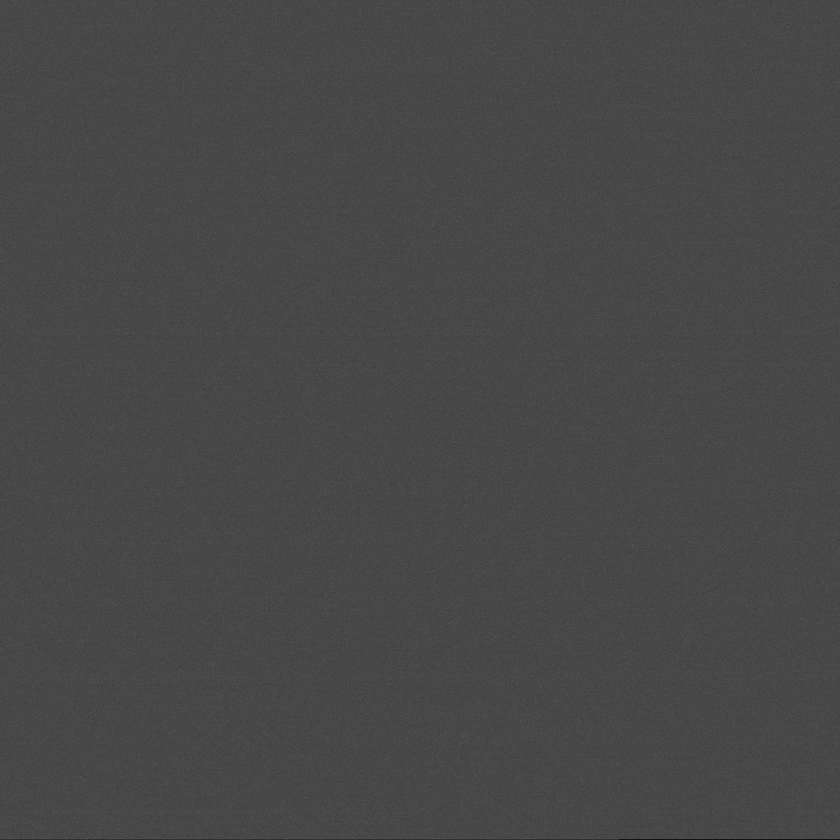
#> input picture fasta2png/NC_008253_h_seq2.png, 840 x 840 px, shrunk from 2223 x 2223 before the run
$ python imgmatch.py
#> lines starting #> are read from the running program, lines starting #| are printed output that depends on the picture
import cv2
import numpy as np
import matplotlib.pyplot as plt

# example fourier transform
img = cv2.imread('NC_008253_h_seq2.png', 0)
#> img is the input picture: shape (840, 840); min 17, max 86, mean 71.7
f = np.fft.fft2(img)
fshift = np.fft.fftshift(f)
magnitude_spectrum = 20*np.log(np.abs(fshift))
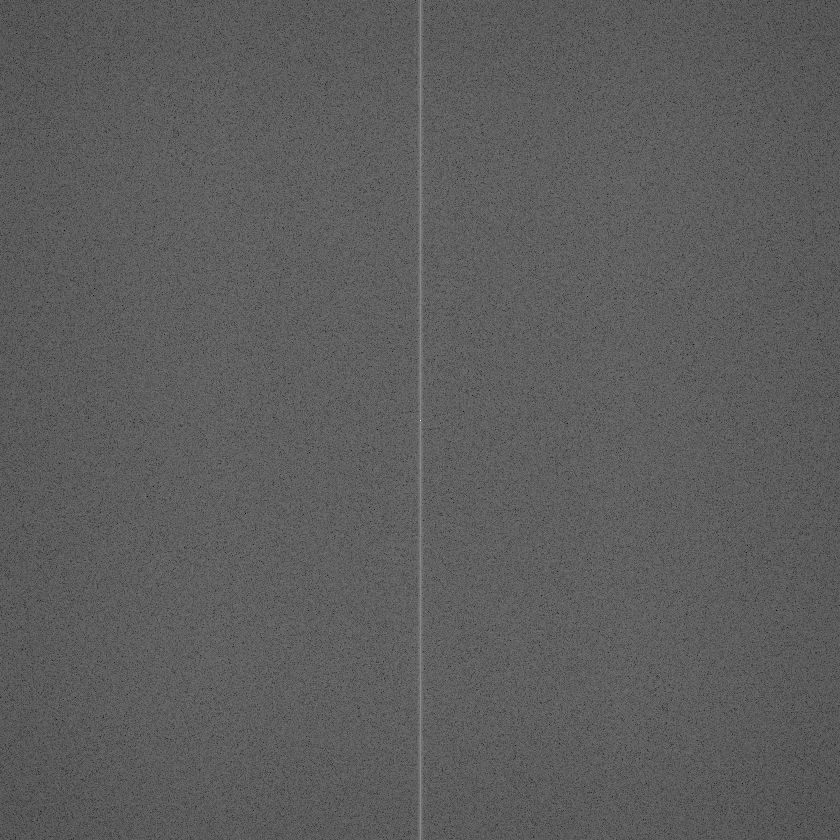
#> magnitude_spectrum: shape (840, 840) float64; min 27.79, max 354.8, mean 147.9; drawn with min black and max white
cv2.imwrite("mag_spec_host.png")

# img read
img_vir_mag = cv2.imread("mag_spec.png")
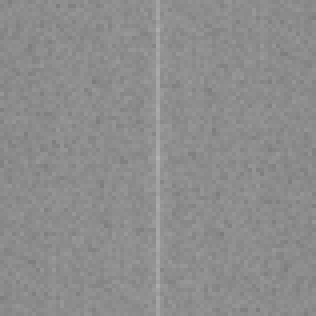
#> input picture fasta2png/mag_spec.png, 79 x 79 px, shrunk from 209 x 209 before the run (shown 4 times larger)
#> img_vir_mag is the input picture: shape (79, 79, 3); min 123, max 178, mean 140.8
img_vir_mag_gray = cv2.cvtColor(img_vir_mag, cv2.COLOR_BGR2GRAY)
img_host_mag = cv2.imread("mag_spec_host.png")
#> (the run stopped early here; a loop or call above may not have finished)
